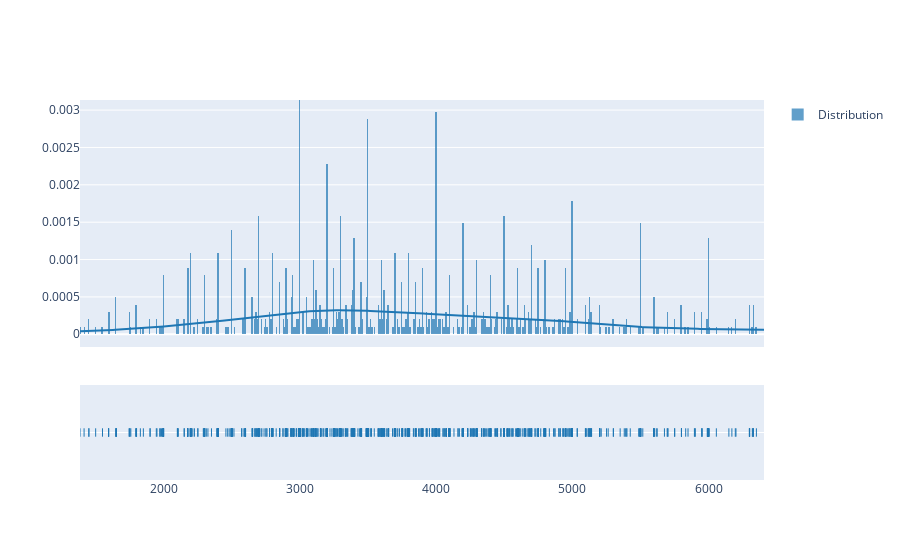

The code cell stored with this chart in its notebook:
### Code cell
hist_data = [sf_cl_area['price']]
group_labels = ['Distribution']


layout = go.Layout(
    
    title="Area (Sq/Ft) by Neighborhood",
    xaxis_title="Neighborhoods",
    yaxis_title="Total Area (Sq/Ft)")

fig = ff.create_distplot(hist_data, group_labels, bin_size=10)
iplot(fig, filename='Rental Price Distribution')

### Figure 1 — Plotly figure (JSON) as saved in the notebook; plotly's stock layout.template omitted (floating-point values rounded to 4 significant figures; data arrays with more than 128 entries replaced by an {"elided": "..."} marker saying what was removed)
{"data": [{"histnorm": "probability density", "legendgroup": "Distribution", "marker": {"color": "rgb(31, 119, 180)"}, "name": "Distribution", "opacity": 0.7, "type": "histogram", "x": {"elided": "1008 int values"}, "xaxis": "x", "xbins": {"end": 9999, "size": 10, "start": 1092}, "yaxis": "y"}, {"legendgroup": "Distribution", "marker": {"color": "rgb(31, 119, 180)"}, "mode": "lines", "name": "Distribution", "showlegend": false, "type": "scatter", "x": {"elided": "500 float values"}, "xaxis": "x", "y": {"elided": "500 float values"}, "yaxis": "y"}, {"legendgroup": "Distribution", "marker": {"color": "rgb(31, 119, 180)", "symbol": "line-ns-open"}, "mode": "markers", "name": "Distribution", "showlegend": false, "type": "scatter", "x": {"elided": "1008 int values"}, "xaxis": "x", "y": {"elided": "1008 str values"}, "yaxis": "y2"}], "layout": {"autosize": true, "barmode": "overlay", "hovermode": "closest", "legend": {"traceorder": "reversed"}, "xaxis": {"anchor": "y2", "autorange": false, "domain": [0, 1], "range": [1385.0, 6406.0], "type": "linear", "zeroline": false}, "yaxis": {"anchor": "free", "autorange": false, "domain": [0.35, 1], "position": 0, "range": [-0.0001701, 0.003135], "type": "linear"}, "yaxis2": {"anchor": "x", "autorange": false, "domain": [0, 0.25], "dtick": 1, "range": [-1, 1], "showticklabels": false, "type": "category"}}}
